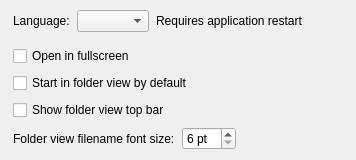
                <widget class="QWidget" name="generalGroup" native="true">
                 <property name="accessibleName">
                  <string notr="true">SGroup</string>
                 </property>
                 <layout class="QVBoxLayout" name="verticalLayout_12">
                  <property name="leftMargin">
                   <number>0</number>
                  </property>
                  <property name="topMargin">
                   <number>0</number>
                  </property>
                  <property name="rightMargin">
                   <number>0</number>
                  </property>
                  <property name="bottomMargin">
                   <number>0</number>
                  </property>
                  <item>
                   <layout class="QVBoxLayout" name="verticalLayout_20">
                    <property name="spacing">
                     <number>7</number>
                    </property>
                    <property name="leftMargin">
                     <number>13</number>
                    </property>
                    <property name="topMargin">
                     <number>10</number>
                    </property>
                    <property name="rightMargin">
                     <number>13</number>
                    </property>
                    <property name="bottomMargin">
                     <number>10</number>
                    </property>
                    <item>
                     <layout class="QHBoxLayout" name="horizontalLayout_18">
                      <property name="leftMargin">
                       <number>0</number>
                      </property>
                      <property name="topMargin">
                       <number>0</number>
                      </property>
                      <property name="rightMargin">
                       <number>0</number>
                      </property>
                      <item>
                       <widget class="QLabel" name="label_46">
                        <property name="text">
                         <string>Language:</string>
                        </property>
                       </widget>
                      </item>
                      <item>
                       <widget class="QComboBox" name="langComboBox">
                        <property name="sizePolicy">
                         <sizepolicy hsizetype="Minimum" vsizetype="Minimum">
                          <horstretch>0</horstretch>
                          <verstretch>0</verstretch>
                         </sizepolicy>
                        </property>
                       </widget>
                      </item>
                      <item>
                       <widget class="QLabel" name="label_48">
                        <property name="accessibleName">
                         <string notr="true">SNoteText</string>
                        </property>
                        <property name="text">
                         <string>Requires application restart</string>
                        </property>
                        <property name="alignment">
                         <set>Qt::AlignLeading|Qt::AlignLeft|Qt::AlignVCenter</set>
                        </property>
                       </widget>
                      </item>
                      <item>
                       <spacer name="horizontalSpacer_12">
                        <property name="orientation">
                         <enum>Qt::Horizontal</enum>
                        </property>
                        <property name="sizeHint" stdset="0">
                         <size>
                          <width>40</width>
                          <height>20</height>
                         </size>
                        </property>
                       </spacer>
                      </item>
                     </layout>
                    </item>
                    <item>
                     <widget class="QWidget" name="widget_20" native="true">
                      <property name="accessibleName">
                       <string notr="true">SLine</string>
                      </property>
                     </widget>
                    </item>
                    <item>
                     <widget class="QCheckBox" name="fullscreenCheckBox">
                      <property name="minimumSize">
                       <size>
                        <width>250</width>
                        <height>0</height>
                       </size>
                      </property>
                      <property name="text">
                       <string>Open in fullscreen</string>
                      </property>
                     </widget>
                    </item>
                    <item>
                     <widget class="QCheckBox" name="startInFolderViewCheckBox">
                      <property name="text">
                       <string>Start in folder view by default</string>
                      </property>
                     </widget>
                    </item>
                    <item>
                     <widget class="QCheckBox" name="folderViewTopBarCheckBox">
                      <property name="text">
                       <string>Show folder view top bar</string>
                      </property>
                     </widget>
                    </item>
                    <item>
                     <layout class="QHBoxLayout" name="folderViewFontSizeLayout">
                      <property name="leftMargin">
                       <number>0</number>
                      </property>
                      <property name="topMargin">
                       <number>0</number>
                      </property>
                      <property name="rightMargin">
                       <number>0</number>
                      </property>
                      <property name="bottomMargin">
                       <number>0</number>
                      </property>
                      <item>
                       <widget class="QLabel" name="folderViewFontSizeLabel">
                        <property name="text">
                         <string>Folder view filename font size:</string>
                        </property>
                       </widget>
                      </item>
                      <item>
                       <widget class="QSpinBox" name="folderViewFontSizeSpinBox">
                        <property name="minimum">
                         <number>6</number>
                        </property>
                        <property name="maximum">
                         <number>48</number>
                        </property>
                        <property name="suffix">
                         <string> pt</string>
                        </property>
                       </widget>
                      </item>
                      <item>
                       <spacer name="folderViewFontSizeSpacer">
                        <property name="orientation">
                         <enum>Qt::Horizontal</enum>
                        </property>
                        <property name="sizeHint" stdset="0">
                         <size>
                          <width>40</width>
                          <height>20</height>
                         </size>
                        </property>
                       </spacer>
                      </item>
                     </layout>
                    </item>
                   </layout>
                  </item>
                 </layout>
                </widget>
